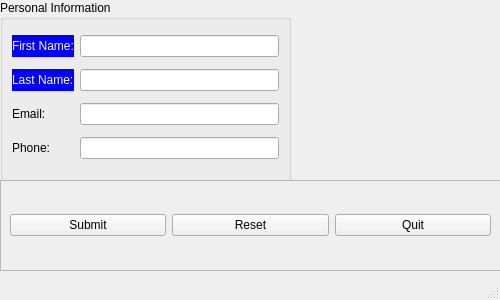
<?xml version="1.0" encoding="UTF-8"?>
<ui version="4.0">
 <class>MainWindow</class>
 <widget class="QMainWindow" name="MainWindow">
  <property name="minimumSize">
   <size>
    <width>500</width>
    <height>300</height>
   </size>
  </property>
  <property name="maximumSize">
   <size>
    <width>500</width>
    <height>300</height>
   </size>
  </property>
  <property name="windowTitle">
   <string>MainWindow</string>
  </property>
  <widget class="QWidget" name="centralwidget">
   <widget class="QGroupBox" name="PInfo">
    <property name="geometry">
     <rect>
      <x>0</x>
      <y>0</y>
      <width>291</width>
      <height>181</height>
     </rect>
    </property>
    <property name="title">
     <string>Personal Information</string>
    </property>
    <layout class="QGridLayout" name="gridLayout">
     <item row="2" column="1">
      <widget class="QLineEdit" name="LastName"/>
     </item>
     <item row="2" column="0">
      <widget class="QLabel" name="Last">
       <property name="styleSheet">
        <string notr="true">background-color: blue;
color: white;</string>
       </property>
       <property name="text">
        <string>Last Name:</string>
       </property>
      </widget>
     </item>
     <item row="3" column="0">
      <widget class="QLabel" name="Email">
       <property name="text">
        <string>Email:</string>
       </property>
      </widget>
     </item>
     <item row="3" column="1">
      <widget class="QLineEdit" name="Email_2"/>
     </item>
     <item row="4" column="1">
      <widget class="QLineEdit" name="PhoneNumber"/>
     </item>
     <item row="0" column="0">
      <widget class="QLabel" name="First">
       <property name="styleSheet">
        <string notr="true">background-color: blue;
color: white;</string>
       </property>
       <property name="text">
        <string>First Name:</string>
       </property>
      </widget>
     </item>
     <item row="0" column="1">
      <widget class="QLineEdit" name="FirstName"/>
     </item>
     <item row="4" column="0">
      <widget class="QLabel" name="Phone">
       <property name="text">
        <string>Phone:</string>
       </property>
      </widget>
     </item>
    </layout>
   </widget>
   <widget class="QFrame" name="Buttons">
    <property name="geometry">
     <rect>
      <x>0</x>
      <y>180</y>
      <width>501</width>
      <height>91</height>
     </rect>
    </property>
    <property name="frameShape">
     <enum>QFrame::StyledPanel</enum>
    </property>
    <property name="frameShadow">
     <enum>QFrame::Raised</enum>
    </property>
    <layout class="QHBoxLayout" name="horizontalLayout">
     <item>
      <widget class="QPushButton" name="Submit">
       <property name="text">
        <string>Submit</string>
       </property>
      </widget>
     </item>
     <item>
      <widget class="QPushButton" name="Reset">
       <property name="text">
        <string>Reset</string>
       </property>
      </widget>
     </item>
     <item>
      <widget class="QPushButton" name="Quit">
       <property name="text">
        <string>Quit</string>
       </property>
      </widget>
     </item>
    </layout>
   </widget>
  </widget>
  <widget class="QStatusBar" name="statusbar"/>
 </widget>
 <resources/>
 <connections/>
</ui>
